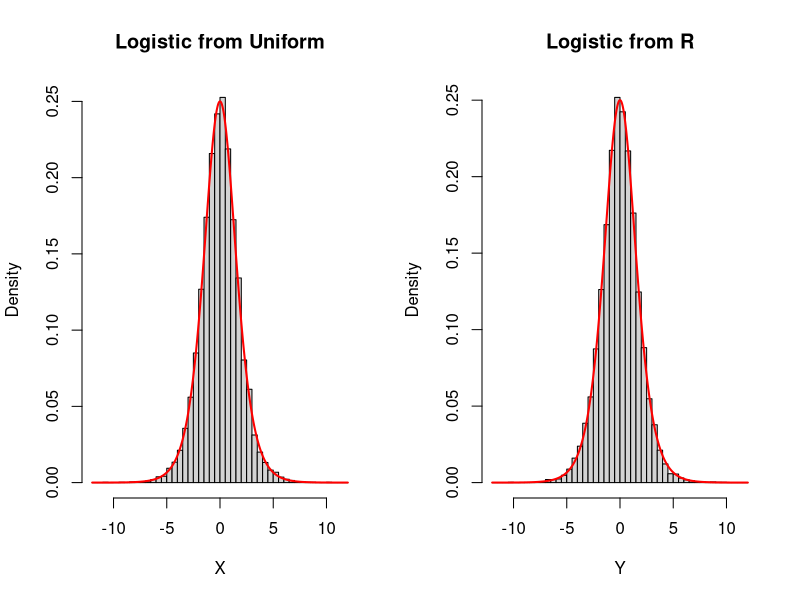
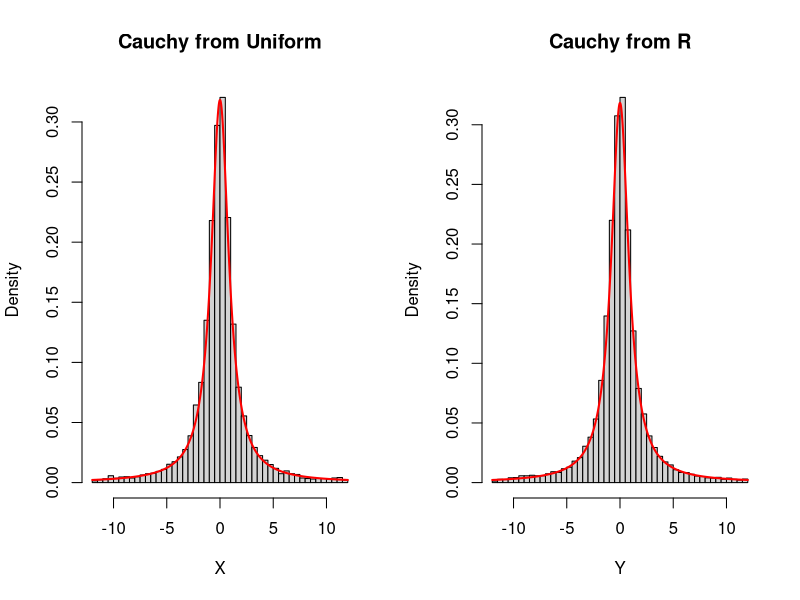
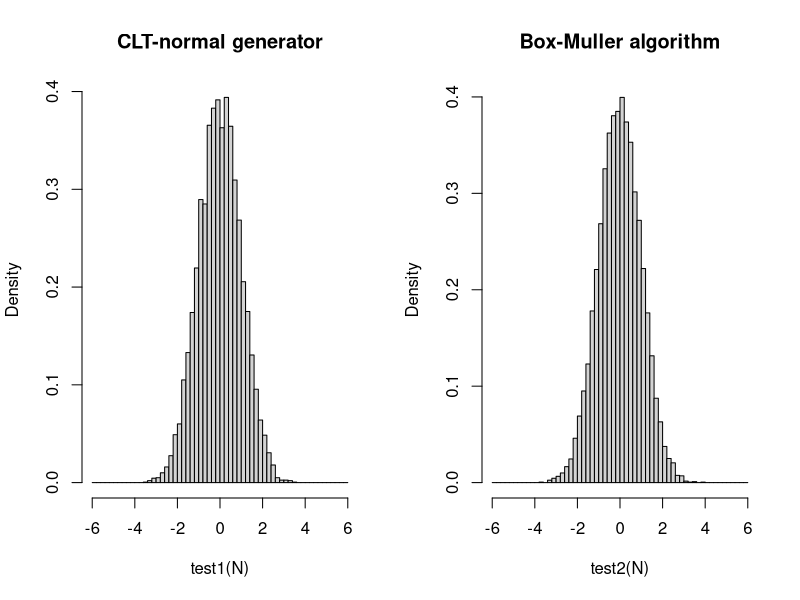
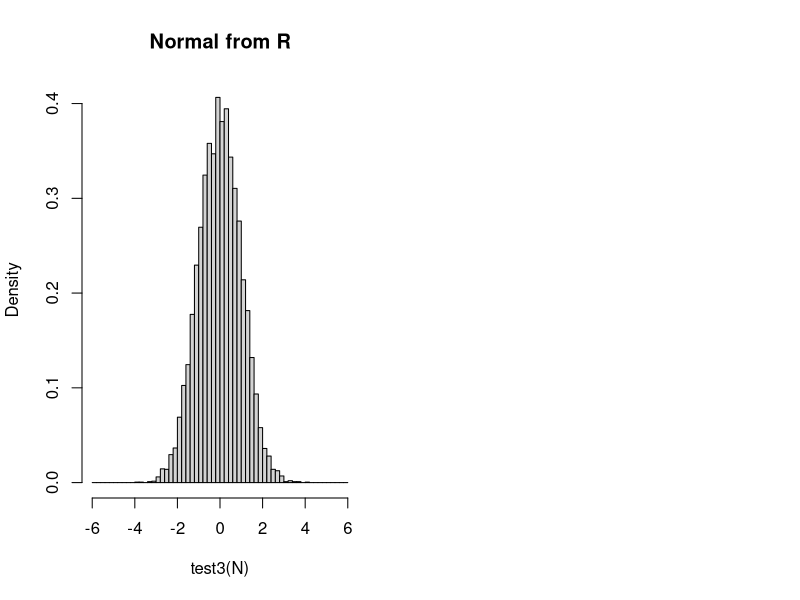
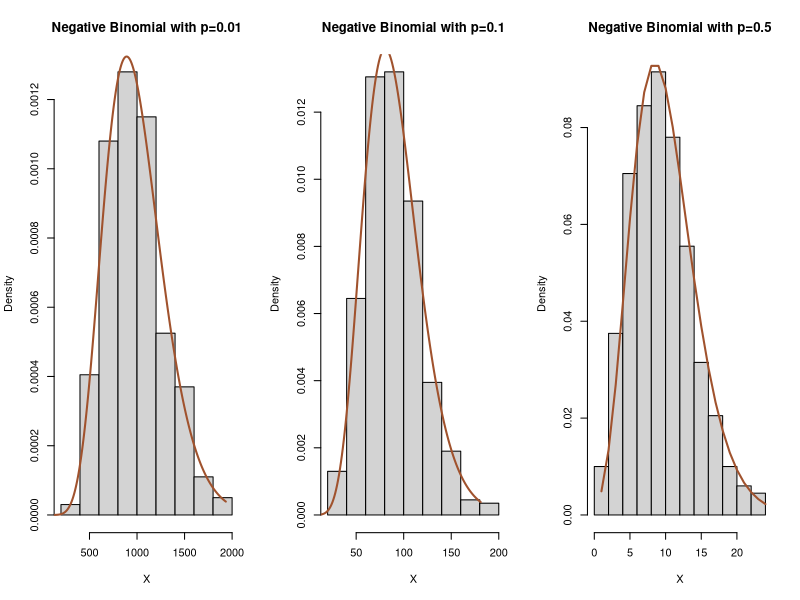
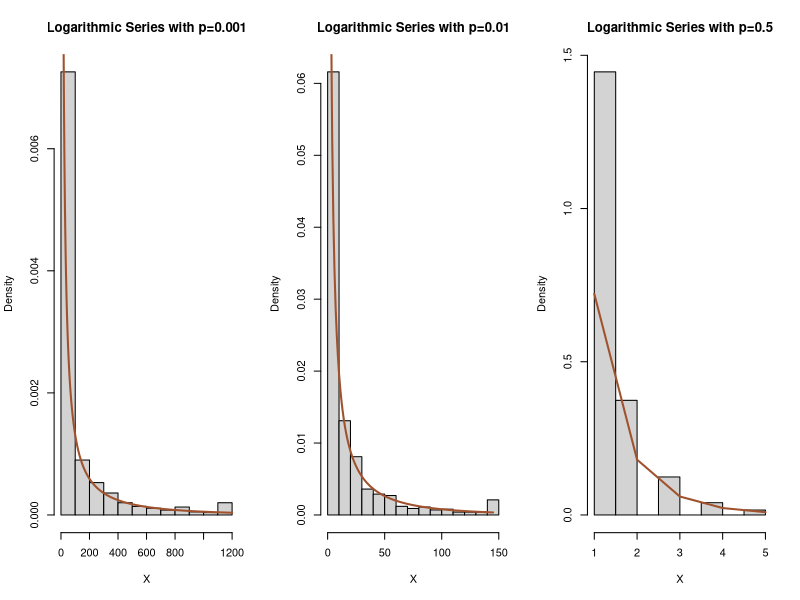
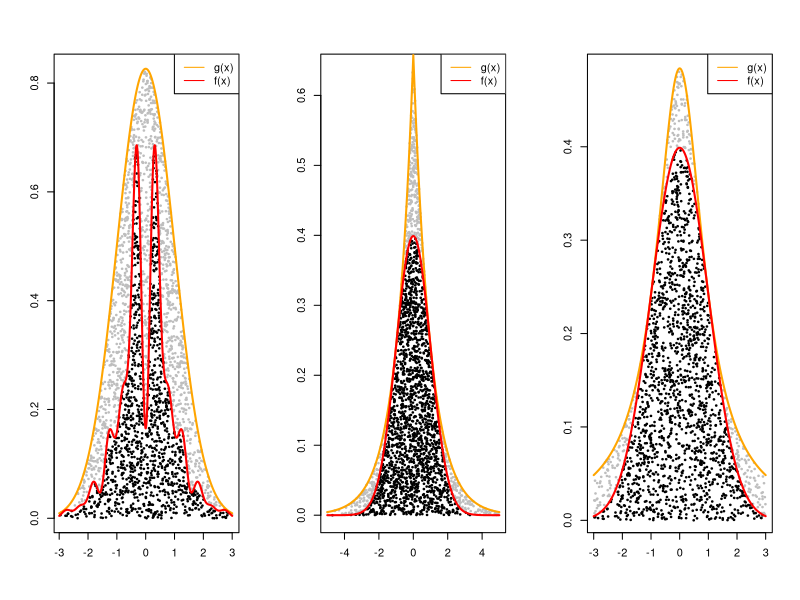
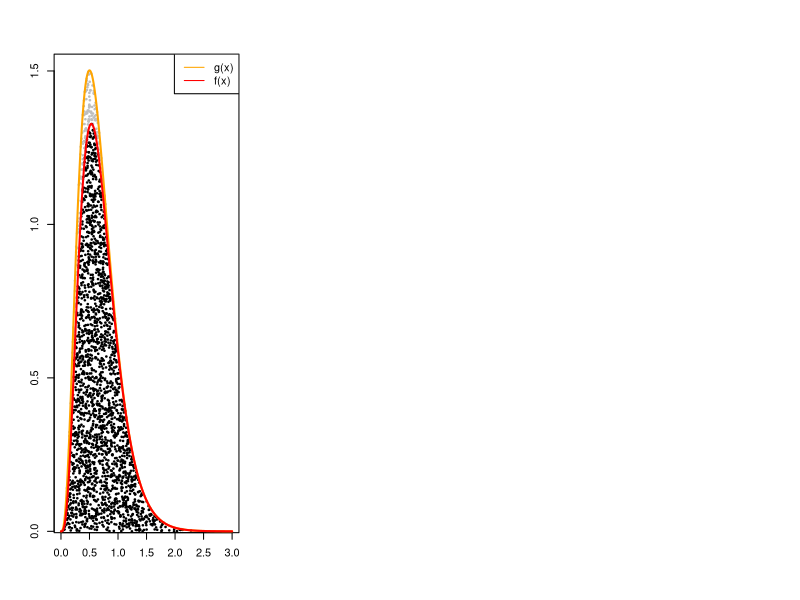

Reproduce these figures in R, in order.
## ---- chunk 1
supp = seq(-12, 12, 0.01)
N = 10000
U = runif(N)
f = dlogis
Finv = function(x) { -log((1-x)/x) }
X = Finv(U); X = X[-12 < X & X < 12]
Y = rlogis(N); Y = Y[-12 < Y & Y < 12]

par(mfrow=c(1,2))
hist(X, freq=FALSE, breaks=seq(-12, 12, 0.5), main="Logistic from Uniform")
lines(supp, f(supp), col="red", lwd=2)
hist(Y, freq=FALSE, breaks=seq(-12, 12, 0.5), main="Logistic from R")
lines(supp, f(supp), col="red", lwd=2)
## ---- chunk 2
supp = seq(-12, 12, 0.01)
N = 10000
U = runif(N)
f = dcauchy
Finv = function(x) { tan(pi * (x - 1/2)) }
X = Finv(U); X = X[-12 < X & X < 12]
Y = rcauchy(N); Y = Y[-12 < Y & Y < 12]

par(mfrow=c(1,2))
hist(X, freq=FALSE, breaks=seq(-12, 12, 0.5), main="Cauchy from Uniform")
lines(supp, f(supp), col="red", lwd=2)
hist(Y, freq=FALSE, breaks=seq(-12, 12, 0.5), main="Cauchy from R")
lines(supp, f(supp), col="red", lwd=2)
## ---- chunk 3
N = 10000
test1 = function(N) {
  U = matrix(runif(12 * N), nrow=12) - 0.5
  Z = apply(U, 2, sum)
}
test2 = function(N) {
  U1 = runif(N)
  U2 = runif(N)
  X1 = sqrt(-2 * log(U1)) * cos(2 * pi * U2)
}
par(mfrow=c(1, 2))
hist(test1(N), freq=FALSE, breaks=seq(-6, 6, 0.2), main="CLT-normal generator")
hist(test2(N), freq=FALSE, breaks=seq(-6, 6, 0.2), main="Box-Muller algorithm")

system.time(test1(N)); system.time(test2(N))
## ---- chunk 4
test3 = function(N) {
  rnorm(N)
}
hist(test3(N), freq=FALSE, breaks=seq(-6, 6, 0.2), main="Normal from R")
system.time(test3(N))
## ---- chunk 5
N = 10000
Sigma = cov(matrix(rnorm(30), nrow=10))

test1 = function(N) {
  A = t(chol(Sigma))
  X = matrix(runif(3 * N), nrow=N)
  X = X %*% A
}
test2 = function(N) {
  library(mnormt)
  rmnorm(N, varcov=Sigma)
}

system.time(test1(N)); system.time(test2(N))
## ---- chunk 6
a = 3
b = 5
N = 10^4

test1 = function(N, a, b) {
  U = matrix(runif(a * N), nrow=a)
  X = b * apply(-log(U), 2, sum)
}
test2 = function(N, a, b) {
  X = rgamma(N, a, scale=b)
}
system.time(test1(N, a, b)); system.time(test2(N, a, b))

test1 = function(N, a, b) {
  U = matrix(runif((a+b) * N), nrow=a+b)
  X = -log(U)
  X = apply(X[1:a,], 2, sum) / apply(X, 2, sum)
}
test2 = function(N, a, b) {
  rbeta(N, a, b)
}
system.time(test1(N, a, b)); system.time(test2(N, a, b))
## ---- chunk 7
N = 1000
r = 10

par(mfrow=c(1,3))
for (p in c(0.01, 0.1, 0.5)) {
  tmean = r*(1-p)/p
  tstd = sqrt(r*(1-p)/p^2)
  mrange = round(seq(max(0, tmean - 3*tstd), tmean + 3*tstd, 1))
  prob = pnbinom(mrange, r, p)
  X = rep(0, N)
  
  for (i in 1:N) {
    u = runif(1)
    X[i] = mrange[1] + sum(prob < u)
  }
  
  hist(X, freq=FALSE, main=paste("Negative Binomial with p=", p, sep=""))
  lines(dnbinom(seq(1, max(X)), r, p), col="sienna", lwd=2)
}
## ---- chunk 8
N = 1000

par(mfrow=c(1, 3))
for (p in c(0.001, 0.01, 0.5)) {
  tmean = -(1-p)/(p*log(p))
  tvar = -(1-p)/(p^2*log(p)) - tmean^2
  tstd = sqrt(tvar)
  mrange = round(seq(max(1, tmean - 3*tstd), tmean + 3*tstd, 1))
  density = function(x, p) {
    -(1-p)^x/(x*log(p))
  }
  prob = cumsum(density(mrange, p))
  X = rep(1, N)
  
  for (i in 1:N) {
    u = runif(1)
    X[i] = mrange[1] + sum(prob < u)
  }
  
  M = max(X)
  
  hist(X, freq=FALSE, main=paste("Logarithmic Series with p=", p, sep=""))
  lines(density(seq(1, M), p), col="sienna", lwd=2)
}
## ---- chunk 9
N = 2500
supp = seq(-3, 3, 0.001)

h = function(x) { exp(-x^2/2)*(sin(6*x)^2 + 3*cos(x)^2*sin(4*x)^2 + 1) }
g = dnorm
M = 5 * sqrt(2 * pi)
X = rnorm(N); X = X[-3 < X & X < 3]
U = runif(length(X))
Y = M * U * g(X)

AcceptX = X[Y <= h(X)]
RejectX = X[Y > h(X)]
rate = length(AcceptX) / N
c = rate * M
AcceptY = Y[Y <= h(X)] / c
RejectY = Y[Y > h(X)] / c
f = function(x) { h(x) / c }

plot(RejectX, RejectY, xlab="", ylab="", pch=20, cex=0.5, col="gray")
points(AcceptX, AcceptY, pch=20, cex=0.5)
lines(supp, g(supp) / rate, col="orange", lwd=2)
lines(supp, f(supp), col="red", lwd=2)
legend("topright", legend=c("g(x)", "f(x)"), col=c("orange", "red"), lty=c(1, 1))
## ---- chunk 10
N = 2500
supp = seq(-5, 5, 0.001)

f = dnorm
g = function(x) { exp(-abs(x))/2 }
M = sqrt(2 * exp(1) / pi)
X = rexp(N) * (2*rbinom(N, 1, 0.5) - 1); X = X[-5 < X & X < 5]
U = runif(length(X))
Y = M * U * g(X)

AcceptX = X[Y <= f(X)]
RejectX = X[Y > f(X)]
AcceptY = Y[Y <= f(X)]
RejectY = Y[Y > f(X)]

plot(RejectX, RejectY, xlab="", ylab="", pch=20, cex=0.5, col="gray")
points(AcceptX, AcceptY, pch=20, cex=0.5)
lines(supp, g(supp) * M, col="orange", lwd=2)
lines(supp, f(supp), col="red", lwd=2)
legend("topright", legend=c("g(x)", "f(x)"), col=c("orange", "red"), lty=c(1, 1))
## ---- chunk 11
N = 2500
supp = seq(-3, 3, 0.001)

f = dnorm
g = dcauchy
M = sqrt(2*pi / exp(1))
X = rcauchy(N); X = X[-3 < X & X < 3]
U = runif(length(X))
Y = M * U * g(X)

AcceptX = X[Y <= f(X)]
RejectX = X[Y > f(X)]
AcceptY = Y[Y <= f(X)]
RejectY = Y[Y > f(X)]

plot(RejectX, RejectY, xlab="", ylab="", pch=20, cex=0.5, col="gray")
points(AcceptX, AcceptY, pch=20, cex=0.5)
lines(supp, g(supp) * M, col="orange", lwd=2)
lines(supp, f(supp), col="red", lwd=2)
legend("topright", legend=c("g(x)", "f(x)"), col=c("orange", "red"), lty=c(1, 1))
## ---- chunk 12
N = 2500
supp = seq(0, 3, 0.001)

f = function(x) { dgamma(x, 4.3, 6.2) }
g = function(x) { dgamma(x, 4, 6) }
f_g = function(x) { f(x)/g(x) }
M = optimize(f_g, c(0, 100), maximum=TRUE)$objective
X = rgamma(N, 4, 6)
U = runif(N)
Y = M * U * g(X)

AcceptX = X[Y <= f(X)]
RejectX = X[Y > f(X)]
AcceptY = Y[Y <= f(X)]
RejectY = Y[Y > f(X)]

plot(RejectX, RejectY, xlim=c(0, 3), xlab="", ylab="", pch=20, cex=0.5, col="gray")
points(AcceptX, AcceptY, pch=20, cex=0.5)
lines(supp, g(supp) * M, col="orange", lwd=2)
lines(supp, f(supp), col="red", lwd=2)
legend("topright", legend=c("g(x)", "f(x)"), col=c("orange", "red"), lty=c(1, 1))
